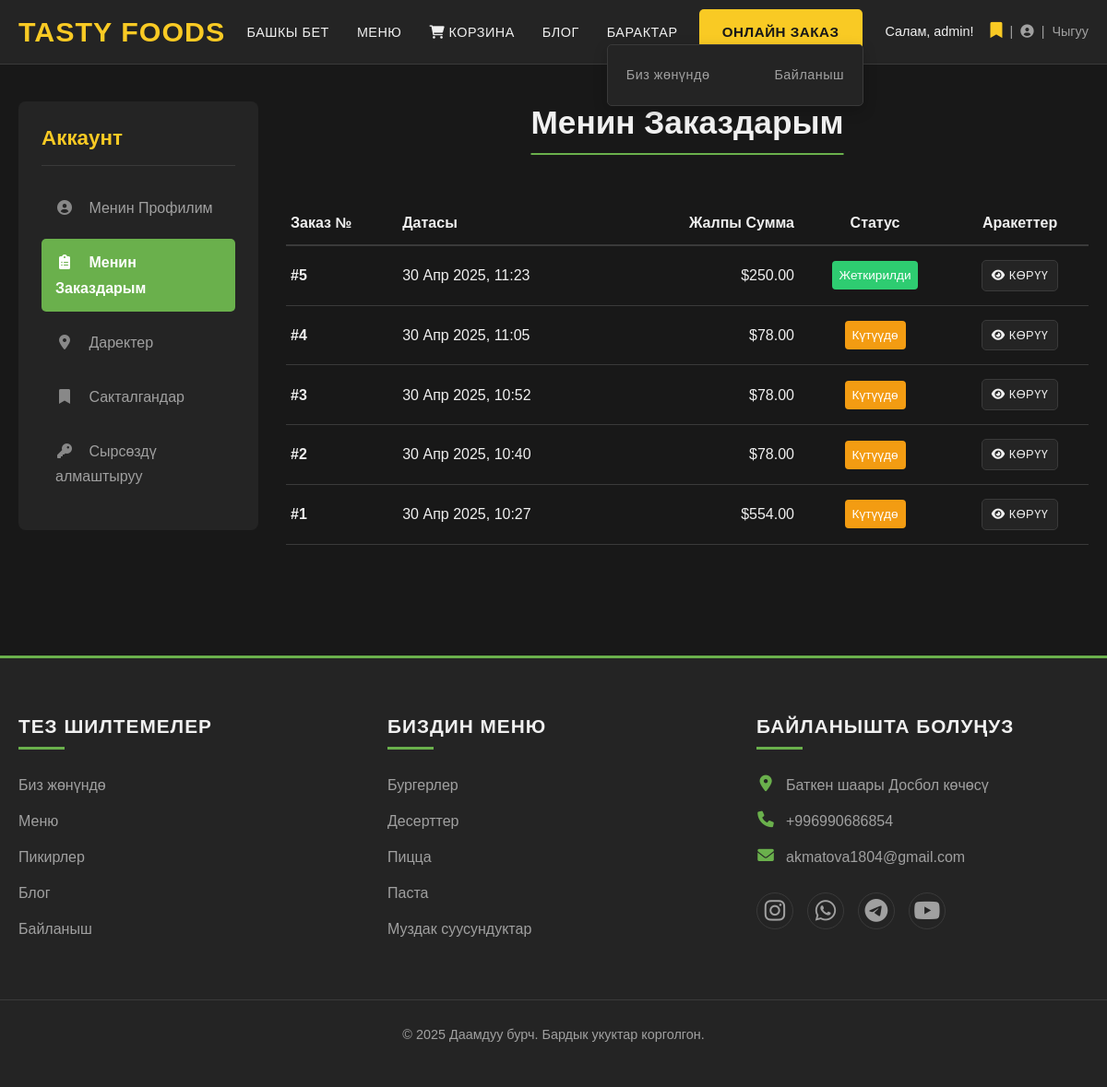
/my-account/orders/ (signed in), run on the app's committed database.
### menu/models.py (models this page shows, shortened)
class Order(models.Model):
    user = models.ForeignKey(settings.AUTH_USER_MODEL, on_delete=models.SET_NULL, null=True, blank=True, verbose_name=_("Колдонуучу"))
    first_name = models.CharField(_("Аты"), max_length=100); last_name = models.CharField(_("Фамилиясы"), max_length=100)
    email = models.EmailField(_("Email"), blank=True); phone = models.CharField(_("Телефон номери"), max_length=20)
    address = models.CharField(_("Дареги"), max_length=250); postal_code = models.CharField(_("Почта индекси"), max_length=20, blank=True)
    city = models.CharField(_("Шаар"), max_length=100); created_at = models.DateTimeField(_("Түзүлгөн убакыт"), auto_now_add=True)
    updated_at = models.DateTimeField(_("Жаңыланган убакыт"), auto_now=True); paid = models.BooleanField(_("Төлөндү"), default=False)
    STATUS_CHOICES = ( ('Pending', _('Күтүүдө')), ('Processing', _('Иштетүүдө')), ('Shipped', _('Жөнөтүлдү')), ('Delivered', _('Жеткирилди')), ('Cancelled', _('Жокко чыгарылды')), )
    status = models.CharField(_("Статус"), max_length=10, choices=STATUS_CHOICES, default='Pending')
    class Meta: ordering = ('-created_at',); verbose_name = _("Заказ"); verbose_name_plural = _("Заказдар")
    def get_total_cost(self): return sum(item.get_cost() for item in self.items.all())

class OrderItem(models.Model):
    order = models.ForeignKey(Order, related_name='items', on_delete=models.CASCADE, verbose_name=_("Заказ"))
    product = models.ForeignKey(Product, related_name='order_items', on_delete=models.CASCADE, verbose_name=_("Товар"))
    price = models.DecimalField(_("Баасы (заказ учурунда)"), max_digits=10, decimal_places=2)
    quantity = models.PositiveIntegerField(_("Саны"), default=1)
    class Meta: verbose_name = _("Заказ Элементи"); verbose_name_plural = _("Заказ Элементтери")
    def get_cost(self): return self.price * self.quantity

### menu/views.py (the view)
# urls.py: path('my-account/orders/', views.my_orders_view, name='my_orders'),
@login_required
def my_orders_view(request):
    user_orders = Order.objects.filter(user=request.user).order_by('-created_at')
    categories = Category.objects.filter(is_active=True)
    context = { 'orders': user_orders, 'page_title': _("Менин Заказдарым"), 'active_nav': 'my_orders', 'categories': categories, }
    return render(request, 'menu/my_orders.html', context)

### templates/menu/my_orders.html (shortened to what this page needs)
{% extends 'menu/base.html' %}
{% load static %}
{% load i18n %}
{% load l10n %}
{% block sidebar %}
    {% include 'menu/includes/_sidebar.html' %}
{% endblock sidebar %}
{% block content %}
    <h1>{{ page_title }}</h1>
    {% if orders %}
        <div class="orders-list" style="margin-top: 20px; overflow-x: auto;">
            <table class="orders-table" style="width: 100%; min-width: 600px; border-collapse: collapse;">
                <thead>
                    <tr style="border-bottom: 2px solid var(--border-color);">
                        <th style="text-align: left; padding: 10px 5px;">{% translate "Заказ №" %}</th>
                        <th style="text-align: left; padding: 10px 5px;">{% translate "Датасы" %}</th>
                        <th style="text-align: right; padding: 10px 5px;">{% translate "Жалпы Сумма" %}</th>
                        <th style="text-align: center; padding: 10px 5px;">{% translate "Статус" %}</th>
                        <th style="text-align: center; padding: 10px 5px;">{% translate "Аракеттер" %}</th>
                    </tr>
                </thead>
                <tbody>
                    {% for order in orders %}
                    <tr style="border-bottom: 1px solid var(--border-color);">
                        <td style="padding: 15px 5px; font-weight: bold;">#{{ order.id }}</td>
                        <td style="padding: 15px 5px; white-space: nowrap;">{{ order.created_at|date:"d M Y, H:i" }}</td>
                        <td style="text-align: right; padding: 15px 5px;">${{ order.get_total_cost|floatformat:2 }}</td>
                        <td style="text-align: center; padding: 15px 5px;">
                            <span class="status-badge status-{{ order.status|lower }}"
                                  style="padding: 4px 8px; border-radius: 4px; font-size: 0.85em; font-weight: 500; color: #fff; white-space: nowrap;">
                                {{ order.get_status_display }}
                            </span>
                        </td>
                        <td style="text-align: center; padding: 15px 5px;">
                            <a href="{% url 'menu:order_detail' order.id %}" class="btn btn-sm btn-secondary" style="font-size: 0.8em; padding: 5px 10px; white-space: nowrap;">
                                <i class="fas fa-eye"></i> {% translate "Көрүү" %}
                            </a>
                        </td>
                    </tr>
                    {% endfor %}
                </tbody>
            </table>
        </div>
    {% else %}
        <p style="margin-top: 30px;">{% translate "Сизде азырынча эч кандай заказ жок." %}</p>
        <p><a href="{% url 'menu:menu_list' %}" class="btn">{% translate "Менюну көрүү" %}</a></p>
    {% endif %}
{% endblock content %}

### templates/menu/includes/_header.html (shortened to what this page needs)
{% load static %}
{% load i18n %}
<header class="site-header">
    <div class="container header-container">
        <a href="{% url 'menu:home' %}" class="logo">TASTY FOODS</a>
        <nav class="main-navigation">
            <ul>
                <li class="{% if active_nav == 'home' %}active-nav{% endif %}"><a href="{% url 'menu:home' %}">{% translate "Башкы бет" %}</a></li>
                <li class="{% if active_nav == 'menu' %}active-nav{% endif %}"><a href="{% url 'menu:menu_list' %}">{% translate "Меню" %}</a></li>
                <li class="{% if active_nav == 'order' %}active-nav{% endif %}">
                    <a href="{% url 'menu:view_cart' %}">
                        <i class="fas fa-shopping-cart"></i> {% translate "Корзина" %}
                    </a>
                </li>
                <li class="{% if active_nav == 'blog' %}active-nav{% endif %}"><a href="{% url 'menu:blog_list' %}">{% translate "Блог" %}</a></li>
                <li class="nav-item dropdown {% if active_nav == 'about' or active_nav == 'contact' %}active-nav{% endif %}">
                    <a href="#" class="dropdown-toggle">{% translate "Барактар" %}</a>
                    <ul class="dropdown-menu">
                         <li><a href="{% url 'menu:about_us' %}">{% translate "Биз жөнүндө" %}</a></li>
                         <li><a href="{% url 'menu:contact_us' %}">{% translate "Байланыш" %}</a></li>
                    </ul>
                </li>
            </ul>
        </nav>
        <div class="header-right">
            <a href="{% url 'menu:order_online' %}" class="btn btn-primary">{% translate "Онлайн заказ" %}</a>
            <div class="auth-links">
               {% if user.is_authenticated %}
                   <span style="margin-right: 10px;">{% blocktranslate with user_name=user.username %}Салам, {{ user_name }}!{% endblocktranslate %}</span>
                   <a href="{% url 'menu:saved_foods' %}" title="{% translate 'Сакталгандар' %}"><i class="fas fa-bookmark"></i></a> |
                   <a href="{% url 'menu:profile' %}" title="{% translate 'Менин Профилим' %}"><i class="fas fa-user-circle"></i></a> |
                   <a href="{% url 'logout' %}">{% translate "Чыгуу" %}</a>
               {% else %}
                   <a href="{% url 'login' %}">{% translate "Кирүү" %}</a> /
                   <a href="{% url 'menu:register' %}">{% translate "Катталуу" %}</a>
               {% endif %}
           </div>
        </div>
    </div>
</header>

### menu/static/menu/style.css (style rules this page uses)
:root { --bg-dark: #181818; --bg-card: #242424; --text-light: #f0f0f0; --text-secondary: #a0a0a0; --accent-green: #6ab04c; --accent-yellow: #f9ca24; --primary-color: var(--accent-green); --secondary-color: var(--accent-yellow); --border-color: #3a3a3a; --danger-color: #e74c3c; --success-color: #2ecc71; --info-color: #3498db; --image-bg-color: #2e2e2e; --card-border-radius: 6px; --card-shadow: 0 2px 5px rgba(0, 0, 0, 0.4); --card-hover-shadow: 0 5px 15px rgba(0, 0, 0, 0.5); --container-width: 1200px; --header-height: 70px; }
* { box-sizing: border-box; margin: 0; padding: 0; }
html { scroll-behavior: smooth; }
body { font-family: 'Poppins', 'Arial', sans-serif; background-color: var(--bg-dark); color: var(--text-light); line-height: 1.7; font-size: 16px; }
.container { max-width: var(--container-width); margin: 0 auto; padding: 0 20px; }
a { color: var(--text-light); text-decoration: none; transition: color 0.3s ease; }
ul { list-style: none; }
h1, h2, h3, h4, h5, h6 { margin-bottom: 0.8em; color: var(--text-light); font-weight: 600; line-height: 1.3; }
h1 { font-size: 2.5em; margin-bottom: 0.6em; }
.btn { display: inline-block; padding: 12px 25px; background-color: var(--primary-color); color: #fff; border: none; border-radius: 5px; cursor: pointer; text-align: center; transition: background-color 0.3s ease, transform 0.2s ease, box-shadow 0.3s ease; font-weight: 500; font-size: 0.95em; text-transform: uppercase; letter-spacing: 0.5px; }
.btn-primary { background-color: var(--secondary-color); color: var(--bg-dark); font-weight: bold; }
.btn-secondary { background-color: var(--bg-card); border: 1px solid var(--border-color); color: var(--text-light); }
.site-header { background-color: var(--bg-card); padding: 0; border-bottom: 1px solid var(--border-color); position: sticky; top: 0; left: 0; width: 100%; z-index: 1000; height: var(--header-height); }
.header-container { display: flex; justify-content: space-between; align-items: center; height: 100%; }
.logo { font-size: 1.9em; font-weight: 700; color: var(--secondary-color); text-transform: uppercase; letter-spacing: 1px; }
.main-navigation ul { display: flex; gap: 30px; }
.main-navigation a { font-weight: 500; padding: 10px 0; position: relative; text-transform: uppercase; font-size: 0.9em; letter-spacing: 0.5px; }
.main-navigation a::after { content: ''; position: absolute; bottom: 0; left: 0; width: 0; height: 3px; background-color: var(--primary-color); transition: width 0.3s ease; }
.header-right { display: flex; align-items: center; gap: 25px; }
.auth-links { font-size: 0.9em; color: var(--text-secondary); display: flex; align-items: center; gap: 8px; }
.auth-links a { color: var(--text-secondary); transition: color 0.3s ease; }
.auth-links i.fa-bookmark { font-size: 1.2em; color: var(--secondary-color); }
.auth-links span { color: var(--text-light); }
.nav-item.dropdown { position: relative; }
.dropdown-menu { display: none; position: absolute; top: 100%; left: 0; background-color: var(--bg-card); list-style: none; padding: 10px 0; margin: 0; min-width: 180px; z-index: 1001; border: 1px solid var(--border-color); border-radius: 5px; box-shadow: 0 5px 15px rgba(0,0,0,0.2); }
.dropdown-menu li a { display: block; padding: 10px 20px; color: var(--text-secondary); white-space: nowrap; font-size: 0.9em; text-transform: none; }
.dropdown-menu li a::after { display: none; }
.content > h1 { margin-bottom: 30px; font-size: 2.2em; text-align: center; color: var(--text-light); border-bottom: 2px solid var(--primary-color); display: inline-block; padding-bottom: 10px; position: relative; left: 50%; transform: translateX(-50%); }

### templates/menu/my_orders.html (style rules this page uses)
.status-badge { background-color: #777; display: inline-block; }
.status-pending { background-color: #f39c12; }
.status-delivered { background-color: var(--success-color); }

### data on the page
Order: id "5", created_at "30 Апр 2025, 11:23", get_total_cost "250.00", status "Жеткирилди"
Order: id "4", created_at "30 Апр 2025, 11:05", get_total_cost "78.00", status "Күтүүдө"
Order: id "3", created_at "30 Апр 2025, 10:52", get_total_cost "78.00", status "Күтүүдө"
Order: id "2", created_at "30 Апр 2025, 10:40", get_total_cost "78.00", status "Күтүүдө"
Order: id "1", created_at "30 Апр 2025, 10:27", get_total_cost "554.00", status "Күтүүдө"

### other printed values
{{ page_title }} "Менин Заказдарым"
